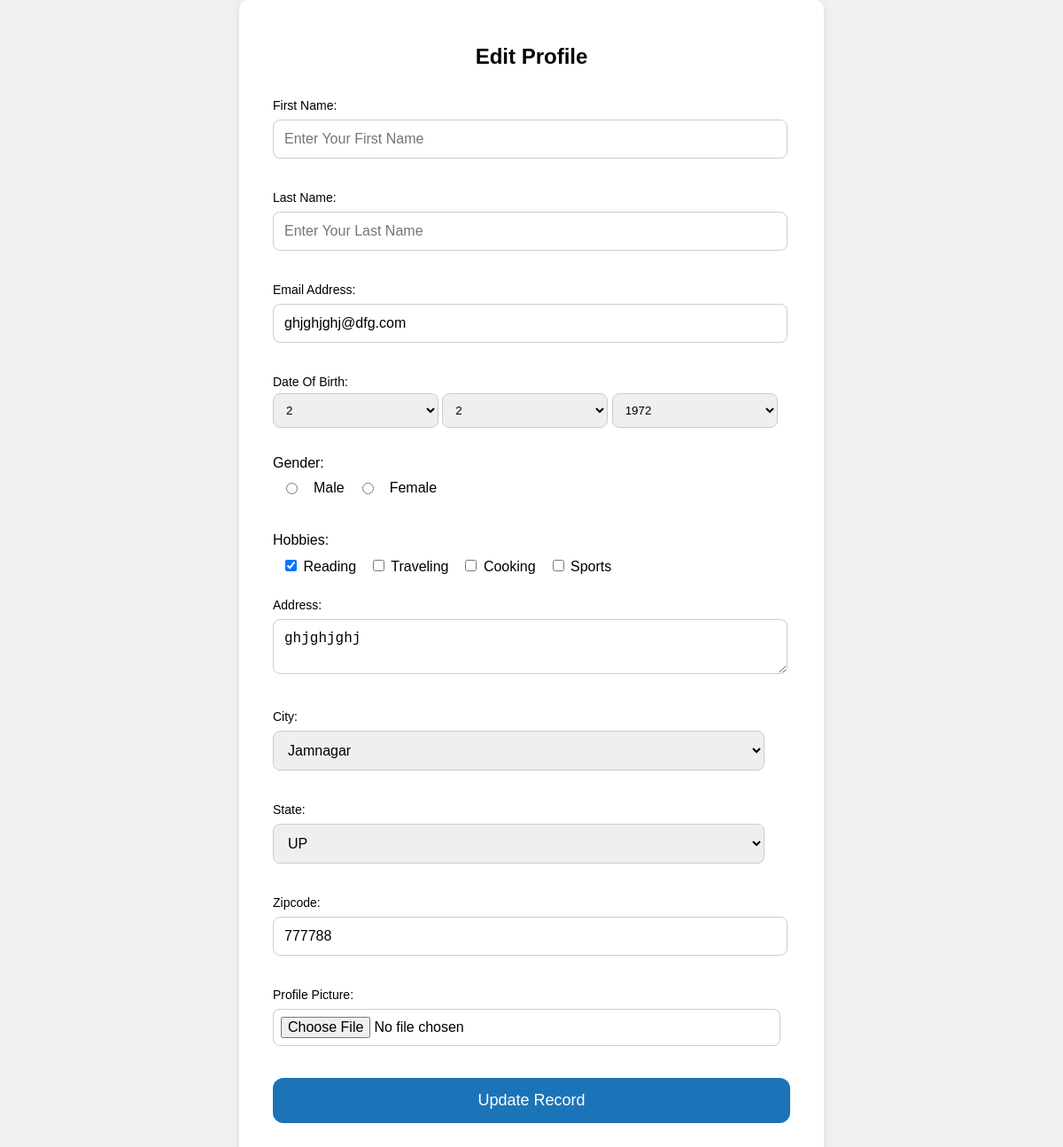
The app's page /index.php?id=24 with its own data.
### tables this page shows
CREATE TABLE `user` (
  `id` int(11) NOT NULL,
  `fName` varchar(20) NOT NULL,
  `lName` varchar(20) NOT NULL,
  `email` varchar(255) NOT NULL,
  `dob` date NOT NULL,
  `gender` enum('Male','Female') NOT NULL,
  `hobbies` varchar(100) NOT NULL,
  `address` varchar(255) NOT NULL,
  `city` varchar(20) NOT NULL,
  `state` varchar(20) NOT NULL,
  `zipcode` int(11) NOT NULL,
  `profilepic` varchar(255) NOT NULL
);

### index.php (the view, shortened to what this page needs)
<?php
include 'config.php';
if (isset($_GET['id'])) {
    $id = $_GET['id'];
    $query = "SELECT * FROM user WHERE id = '$id'";
    $execut = mysqli_query($conn, $query);
    $data = mysqli_fetch_assoc($execut);
}
?>
<!DOCTYPE html>
<html lang="en">
<head>
</head>
<body>
    <div class="form-container">
        <h2><?php echo isset($id) ? 'Edit Profile' : 'Registration'; ?></h2>
        <form class="container" action="index.php<?php echo isset($data['id']) ? '?id=' . $data['id'] : ''; ?>" method="post" enctype="multipart/form-data" >
                 <div class="form-controler">
                <label for="fname">First Name:</label>
                <input type="text" name="fname" id="fname" placeholder="Enter Your First Name" value="<?php echo isset($data['fname']) ? $data['fname'] : (isset($fname) ? $fname : ''); ?>">
            </div>
            <div class="form-controler">
                <label for="lname">Last Name:</label>
                <input type="text" name="lname" id="lname" placeholder="Enter Your Last Name" value="<?php echo isset($data['lname']) ? $data['lname'] : (isset($lname) ? $lname : ''); ?>">
            </div>
            <div class="form-controler">
                <label for="email">Email Address:</label>
                <input type="text" name="email" id="email" placeholder="Enter Your Email Address" value="<?php echo isset($data['email']) ? $data['email'] : (isset($email) ? $email : ''); ?>">
            </div>
            <div class="form-controler-dob">
                <label for="dob">Date Of Birth:</label>
                <select name="dob_day" id="dob_day">
                    <?php for ($i = 1; $i <= 31; $i++) { ?>
                        <option value="<?php echo $i; ?>" <?php echo isset($data['dob']) && date('d', strtotime($data['dob'])) == $i ? 'selected' : (isset($dob_day) && $dob_day == $i ? 'selected' : ''); ?>><?php echo $i; ?></option>
                    <?php } ?>
                </select>
                <select name="dob_month" id="dob_month">
                    <?php for ($i = 1; $i <= 12; $i++) { ?>
                        <option value="<?php echo $i; ?>" <?php echo isset($data['dob']) && date('m', strtotime($data['dob'])) == $i ? 'selected' : (isset($dob_month) && $dob_month == $i ? 'selected' : ''); ?>><?php echo $i; ?></option>
                    <?php } ?>
                </select>
                <select name="dob_year" id="dob_year">
                    <?php for ($i = 1970; $i <= 2020; $i++) { ?>
                        <option value="<?php echo $i; ?>" <?php echo isset($data['dob']) && date('Y', strtotime($data['dob'])) == $i ? 'selected' : (isset($dob_year) && $dob_year == $i ? 'selected' : ''); ?>><?php echo $i; ?></option>
                    <?php } ?>
                </select>
            </div>
           <div class="form-controler-gh">
                <label for="gender">Gender:</label><br>
                <div class="gender-options">
                    <input type="radio" id="male" name="gender" value="1"
                        <?php echo isset($data['gender']) && $data['gender'] == '1' ? 'checked' : (isset($gender) && $gender == '1' ? 'checked' : ''); ?>>
                    <label for="male">Male</label>
                    <input type="radio" id="female" name="gender" value="2"
                        <?php echo isset($data['gender']) && $data['gender'] == '2' ? 'checked' : (isset($gender) && $gender == '2' ? 'checked' : ''); ?>>
                    <label for="female">Female</label>
                </div>
            </div>
            <?php
            $hobbies = [];
            if (isset($data['hobbies']) ) {
                $hobbies = explode(',', $data['hobbies']);
            } elseif (isset($_POST['hobbies']) && is_array($_POST['hobbies'])) {
                $hobbies = $_POST['hobbies'];
            }
            ?>
           <div class="form-controler-gh">
            <label for="hobbies">Hobbies:</label><br>
            <div class="hobby-options">
                <label><input type="checkbox" name="hobbies[]" value="Reading" <?php echo in_array('Reading', $hobbies) ? 'checked' : ''; ?>> Reading</label>
                <label><input type="checkbox" name="hobbies[]" value="Traveling" <?php echo in_array('Traveling', $hobbies) ? 'checked' : ''; ?>> Traveling</label>
                <label><input type="checkbox" name="hobbies[]" value="Cooking" <?php echo in_array('Cooking', $hobbies) ? 'checked' : ''; ?>> Cooking</label>
                <label><input type="checkbox" name="hobbies[]" value="Sports" <?php echo in_array('Sports', $hobbies) ? 'checked' : ''; ?>> Sports</label>
            </div>
        </div>
            <div class="form-controler">
                <label for="address">Address:</label>
                <textarea name="address" id="address" placeholder="Enter Your full Address"><?php echo isset($data['address']) ? $data['address'] : (isset($address) ? $address : ''); ?></textarea>
            </div>
            <div class="form-controler">
                <label for="city">City:</label>
                <select name="city" id="city">
                    <?php
                    $cities = ['Rajkot', 'Jamnagar', 'Surat', 'Gandhinagar'];
                    $selected_city = isset($data['city']) ? $data['city'] : (isset($_POST['city']) ? $_POST['city'] : '');
                    foreach ($cities as $city) {
                        $selected = ($selected_city == $city) ? 'selected' : '';
                        echo "<option value=\"$city\" $selected>$city</option>";
                    }
                    ?>
                </select><br>
            </div>
            <div class="form-controler">
                <label for="state">State:</label>
                <select name="state" id="state">
                    <?php
                    $states = ['Gujarat', 'Mumbai', 'UP'];
                    $selected_state = isset($data['state']) ? $data['state'] : (isset($_POST['state']) ? $_POST['state'] : '');
                    foreach ($states as $state) {
                        $selected = ($selected_state == $state) ? 'selected' : '';
                        echo "<option value=\"$state\" $selected>$state</option>";
                    }
                    ?>
                </select><br>
            </div>
            <div class="form-controler">
                <label for="zipcode">Zipcode:</label>
                <input type="text" name="zipcode" id="zipcode" placeholder="Enter Your Zipcode" value="<?php echo isset($data['zipcode']) ? $data['zipcode'] : (isset($zipcode) ? $zipcode : ''); ?>">
            </div>
           <div class="form-controler">
                <label for="profile">Profile Picture:</label>
                <input type="file" name="profile" id="profile">
            </div>
            <div class="form-controler">
                <button type="submit"><?php echo isset($id) ? 'Update Record' : 'Save Record'; ?></button>
            </div>
        </form>
    </div>
</body>
</html>

### index.php (style rules this page uses)
body { margin: 0; padding: 0; display: flex; justify-content: center; align-items: center; font-family: Arial, sans-serif; min-height: 100vh; background-color: #f0f0f0; }
.form-container { width: 50%; max-width: 600px; padding: 30px; border-radius: 10px; background-color: #ffffff; box-shadow: 0 4px 8px rgba(0, 0, 0, 0.1); }
.form-container h2 { text-align: center; margin-bottom: 25px; }
.form-controler { padding: 8px; margin-bottom: 20px; text-align: left; }
.form-controler label { display: block; margin-bottom: 8px; font-size: 14px; }
.form-controler input, .form-controler textarea, .form-controler select { width: 95%; padding: 12px; border-radius: 8px; border: 1px solid #ccc; font-size: 16px; }
.form-controler-dob { padding: 8px; justify-content: space-between; gap: 10px; margin-bottom: 15px; }
.form-controler-dob select { width: 32%; padding: 10px; border-radius: 8px; border: 1px solid #ccc; }
.form-controler-dob label { display: flex; margin-bottom: 5px; font-size: 14px; }
.gender-options, .hobby-options { padding: 10px; display: flex; gap: 15px; align-items: flex-start; flex-wrap: wrap; }
.form-controler button { width: 100%; padding: 15px; background-color: #1c74b8; color: white; border: none; border-radius: 12px; font-size: 18px; cursor: pointer; transition: background-color 0.3s, transform 0.3s; }
.form-controler-gh { padding: 8px; margin-top: 15px; }
.form-container input[type="file"] { padding: 8px; }

### records on screen
user: email "ghjghjghj@dfg.com", dob_day "2", dob_month "2", dob_year "1972", gender "☐ Male", gender "☐ Female", hobbies "☑", address "ghjghjghj", zipcode "777788"

### other values on screen
form field city "Jamnagar"
form field state "UP"
